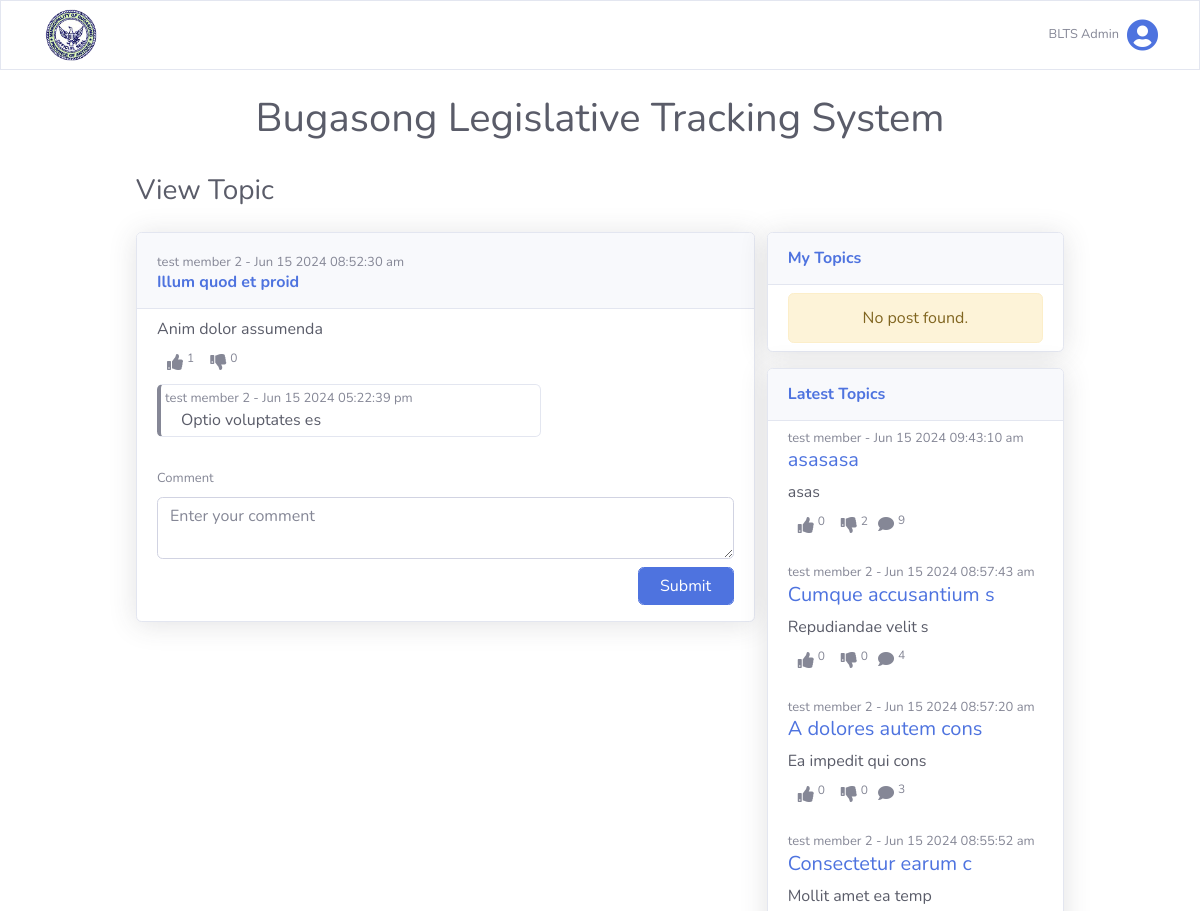
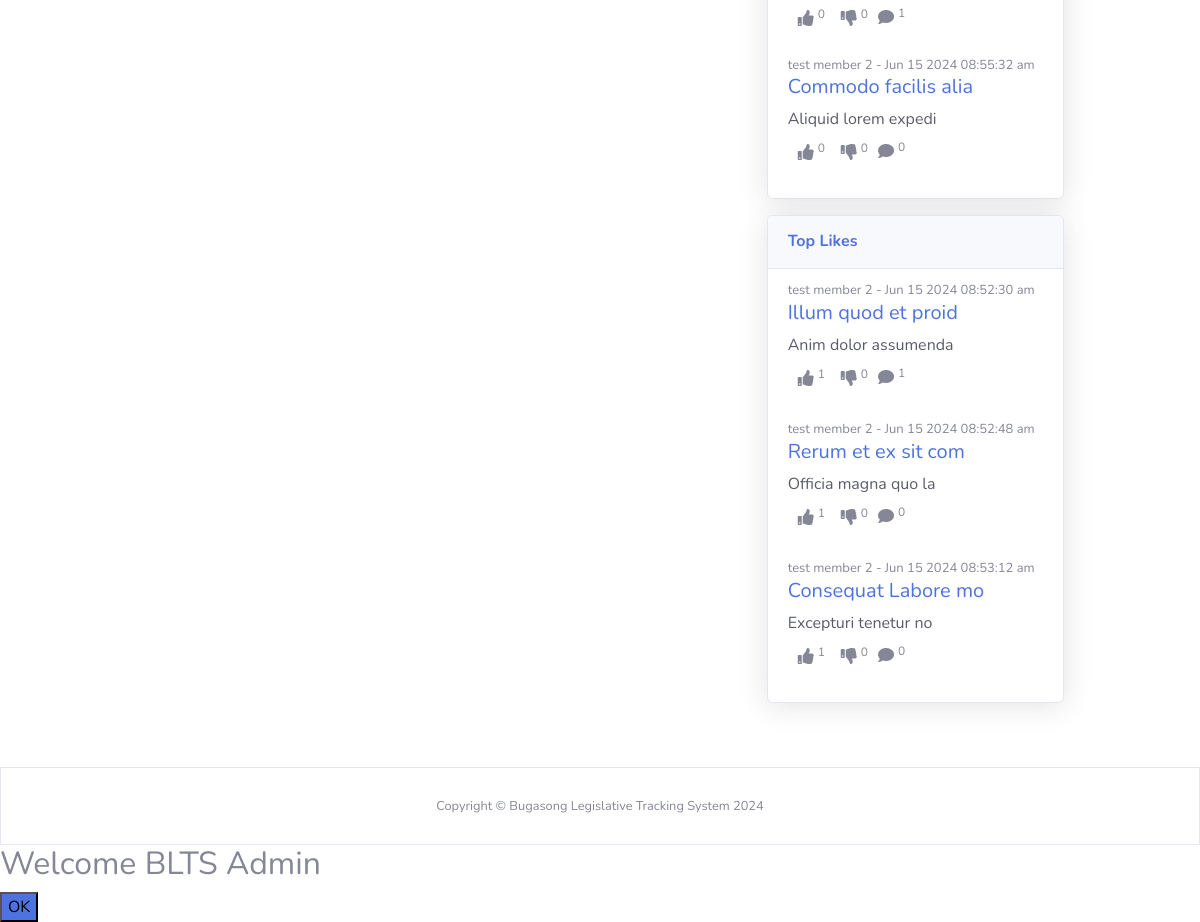
/views/view_post.php?post_id=20 (signed in), run on an earlier commit of the app's database (2 pictures, top to bottom).
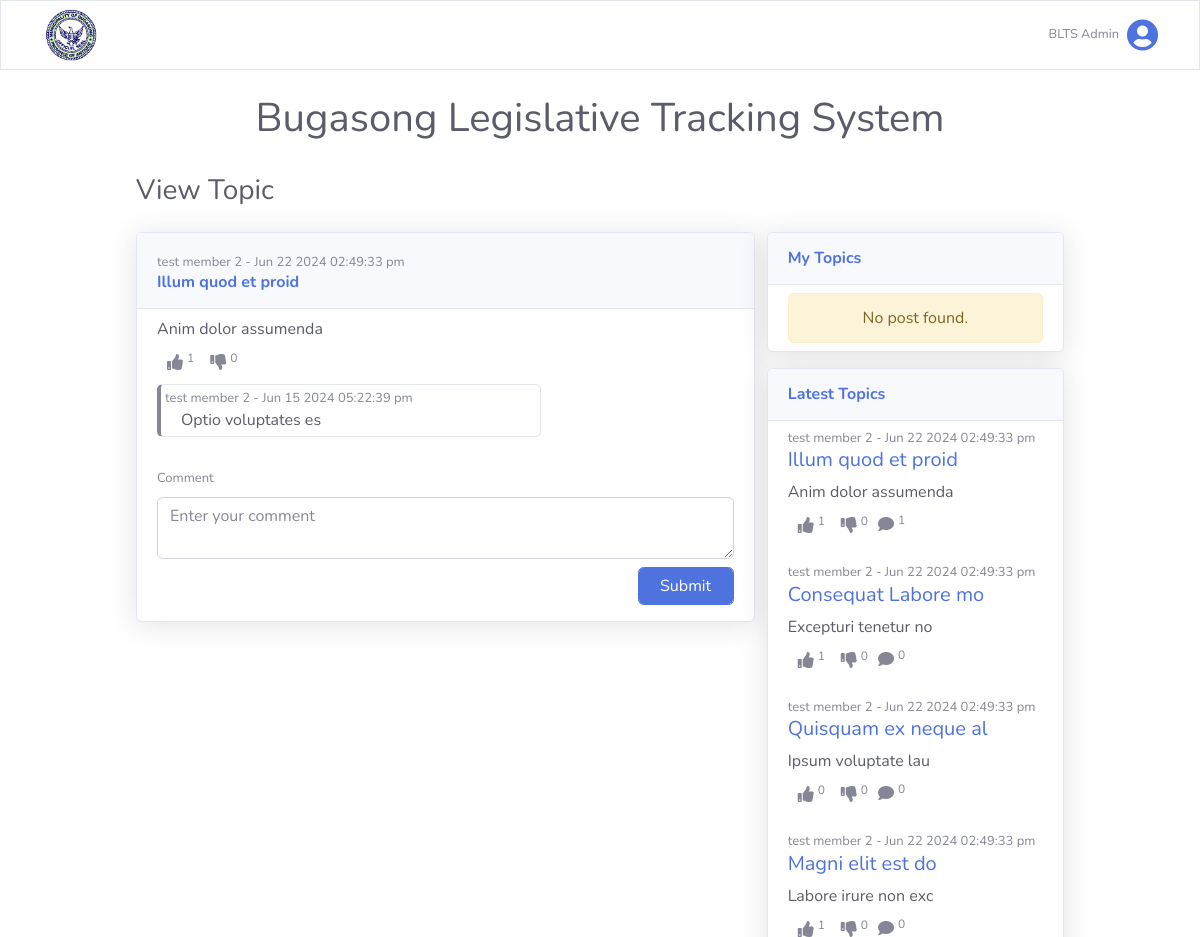
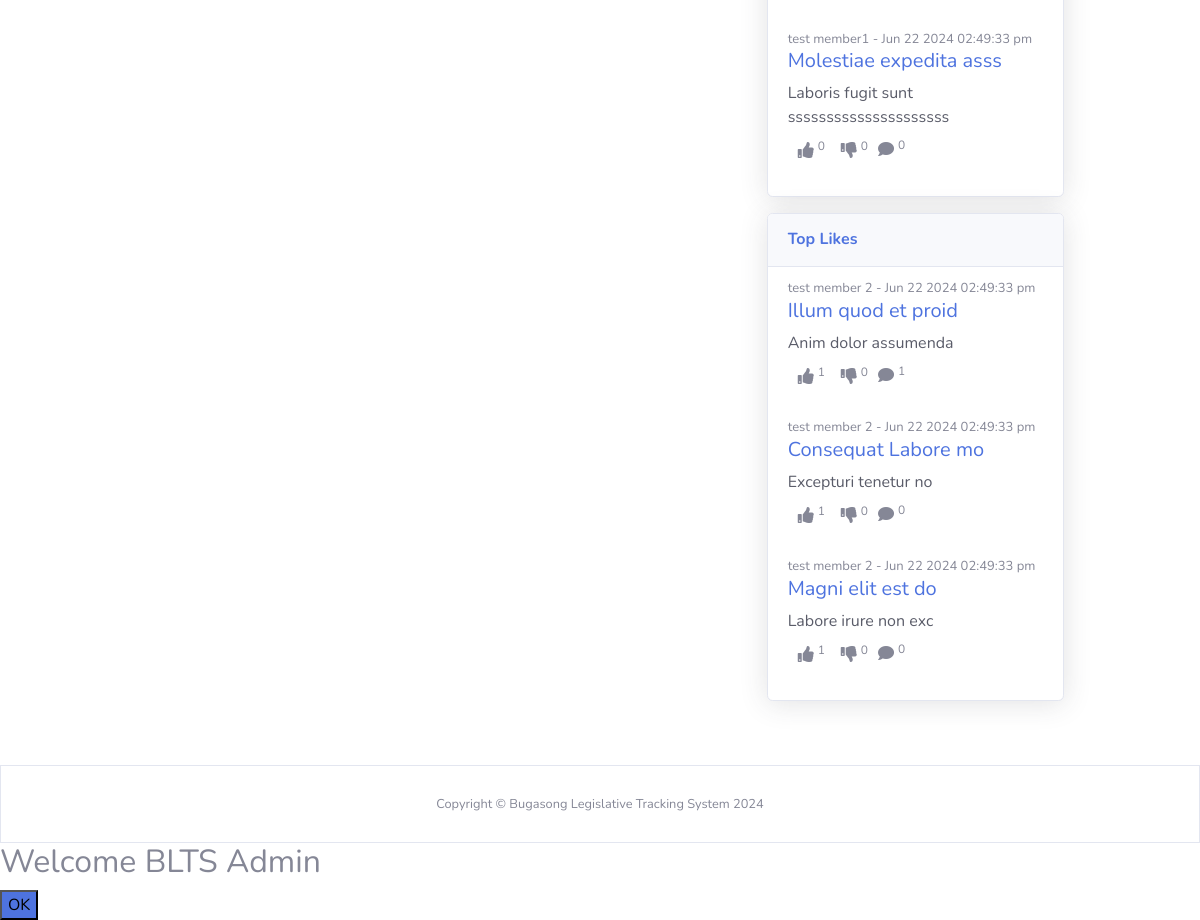
And on a later commit of the database (2 pictures, top to bottom).
### tables this page shows
CREATE TABLE `posts` (
  `post_id` int(255) NOT NULL,
  `user_id` int(255) NOT NULL,
  `topic` longtext NOT NULL,
  `message` longtext NOT NULL,
  `status` int(255) NOT NULL DEFAULT 0,
  `date_added` datetime(6) NOT NULL DEFAULT current_timestamp(6)
);

CREATE TABLE `users` (
  `user_id` int(255) NOT NULL,
  `name` varchar(255) NOT NULL,
  `email` varchar(255) NOT NULL,
  `username` varchar(255) NOT NULL,
  `password` varchar(255) NOT NULL,
  `status` int(255) NOT NULL DEFAULT 0,
  `user_type` varchar(255) NOT NULL DEFAULT 'citizen',
  `date_added` datetime NOT NULL DEFAULT current_timestamp()
);

CREATE TABLE `post_comments` (
  `post_comment_id` int(255) NOT NULL,
  `post_id` int(255) NOT NULL,
  `user_id` int(255) NOT NULL,
  `post_comment` longtext NOT NULL,
  `date_added` datetime NOT NULL DEFAULT current_timestamp()
);

### views/view_post.php (the view, shortened to what the changed rows need)
<?php
@include('citizen_header.php');
?>
<div class="d-flex flex-column mt-4 mx-auto col-10" style="width: 100%;">
    <div id="content">
        <div class="container-fluid">
            <div class="d-sm-flex align-items-center justify-content-between mb-4">
                <h1 class="h3 mb-0 text-gray-800">View Topic</h1>
            </div>
            <div class="container-fluid p-0 d-flex flex-row">
                <div class="col-12 col-sm-8 p-0">
                    <?php $post = viewTopic($_GET['post_id']); ?>
                    <div class="card shadow mb-3">
                        <div class="card-header py-3">
                            <span class="user" style="font-size: 13px;">
                                <?php foreach (getPostUser($post['post_id']) as $user) : echo $user['name'];
                                endforeach; ?> - <?php echo date('M d Y h:i:s a', strtotime($post['date_added'])); ?>
                            </span>
                            <h6 class="m-0 font-weight-bold text-primary"><?php echo $post['topic']; ?></h6>
                        </div>
                        <div class="card-body py-2 forum-message">
                            <div class="message mb-2 text-gray-800"><?php echo $post['message']; ?></div>
                            <div class="feedback mb-2">
                                <div class="d-flex">
                                </div>
                            </div>
                            <div class="comment-section">
                                <?php if (empty(viewPostComments($post['post_id']))) : ?>
                                    <div class="alert alert-warning m-0 text-center" role="alert">
                                        No comment found.
                                    </div>
                                <?php endif; ?>
                                <?php foreach (viewPostComments($post['post_id']) as $comment) : ?>
                                    <?php $position = ($comment['user_id'] === user_id()) ? 'right' : 'left' ?>
                                    <?php $color = ($comment['user_id'] === user_id()) ? 'dark' : 'secondary' ?>
                                    <div class="col-8 comments card border-left-<?php echo $color; ?> p-1 mb-2 float-<?php echo $position; ?> p-0">
                                        <div class="user-container d-flex flex-column">
                                            <div class="comment">
                                                <div class="d-flex justify-content-between">
                                                    <span class="user" style="font-size: 13px;">
                                                        <?php echo getUserData($comment['user_id'])['name']; ?> - <?php echo date('M d Y h:i:s a', strtotime($comment['date_added'])); ?>
                                                    </span>
                                                </div>
                                                <span class="comment-content text-gray-800 ml-3" data-comment-id="<?php echo $comment['post_comment_id']; ?>"><?php echo $comment['post_comment']; ?></span>
                                            </div>
                                        </div>
                                    </div>
                                <?php endforeach; ?>
                            </div>
                        </div>
                    </div>
                </div>
                <div class="sidebar-container column col-12 col-sm-4 p-0 d-none d-sm-block">
                    <div class="col-12 p-0">
                        <div class="sidebar-forum col-12 pr-0">
                            <div class="card shadow mb-3">
                                <div class="card-body py-2 forum-message">
                                    <?php if (empty(getAllPostDesc(5))) : ?>
                                        <div class="alert alert-warning m-0 text-center" role="alert">
                                            No post found.
                                        </div>
                                    <?php endif; ?>
                                    <?php foreach (getAllPostDesc(5) as $post) : ?>
                                        <div class="d-flex flex-column">
                                            <span class="user" style="font-size: 13px;">
                                                <?php foreach (getPostUser($post['post_id']) as $user) : echo $user['name'];
                                                endforeach; ?>
                                                - <?php echo date('M d Y h:i:s a', strtotime($post['date_added'])); ?>
                                            </span>
                                            <a href="view_post.php?post_id=<?php echo $post['post_id']; ?>" class="citizen-view-post">
                                                <h5 class="topic text-primary"><?php echo $post['topic']; ?></h5>
                                            </a>
                                        </div>
                                        <div class="message mb-2 text-gray-800"><?php echo $post['message']; ?></div>
                                        <div class="feedback mb-4">
                                            <div class="d-flex">
                                                <?php
                                                $likeClass = userLikedPost($post['post_id'], user_id()) ? 'text-primary' : 'text-secondary';
                                                $dislikeClass = userDislikedPost($post['post_id'], user_id()) ? 'text-danger' : 'text-secondary';
                                                ?>
                                                <button class="react-button <?php echo $likeClass; ?>" type="button" onclick="submitReaction(<?php echo $post['post_id']; ?>, <?php echo user_id(); ?>, 'liked')">
                                                    <span><i class="fas fa-thumbs-up m-1"></i><sup class="like-count-<?php echo $post['post_id']; ?>"><?php echo countReaction($post['post_id'], 'liked') ?></sup></span>
                                                </button>
                                                <button class="react-button <?php echo $dislikeClass; ?>" type="button" onclick="submitReaction(<?php echo $post['post_id']; ?>, <?php echo user_id(); ?>, 'disliked')">
                                                    <span><i class="fas fa-thumbs-down m-1"></i><sup class="dislike-count-<?php echo $post['post_id']; ?>"><?php echo countReaction($post['post_id'], 'disliked') ?></sup></span>
                                                </button>
                                                <a href="view_post.php?post_id=<?php echo $post['post_id']; ?>" class="citizen-view-post">
                                                    <span><i class="fas fa-comment m-1"></i><sup class="count-comment"><?php echo countPostComments($post['post_id']); ?></sup></span>
                                                </a>
                                            </div>
                                        </div>
                                    <?php endforeach; ?>
                                </div>
                            </div>
                        </div>
                    </div>
                    <div class="col-12 p-0">
                        <div class="sidebar-forum col-12 pr-0">
                            <div class="card shadow mb-3">
                                <div class="card-body py-2 forum-message">
                                    <?php if (empty(getTopLikes(5))) : ?>
                                        <div class="alert alert-warning m-0 text-center" role="alert">
                                            No post found.
                                        </div>
                                    <?php endif; ?>
                                    <?php foreach (getTopLikes(5) as $post) : ?>
                                        <a href="view_post.php?post_id=<?php echo $post['post_id']; ?>" class="citizen-view-post">
                                            <div class="d-flex flex-column">
                                                <span class="user" style="font-size: 13px;">
                                                    <?php foreach (getPostUser($post['post_id']) as $user) : echo $user['name'];
                                                    endforeach; ?>
                                                    - <?php echo date('M d Y h:i:s a', strtotime($post['date_added'])); ?>
                                                </span>
                                                <a href="view_post.php?post_id=<?php echo $post['post_id']; ?>" class="citizen-view-post">
                                                    <h5 class="topic text-primary"><?php echo $post['topic']; ?></h5>
                                                </a>
                                            </div>
                                            <div class="message mb-2 text-gray-800"><?php echo $post['message']; ?></div>
                                            <div class="feedback mb-4">
                                                <div class="d-flex">
                                                    <?php
                                                    $likeClass = userLikedPost($post['post_id'], user_id()) ? 'text-primary' : 'text-secondary';
                                                    $dislikeClass = userDislikedPost($post['post_id'], user_id()) ? 'text-danger' : 'text-secondary';
                                                    ?>
                                                    <button class="react-button <?php echo $likeClass; ?>" type="button" onclick="submitReaction(<?php echo $post['post_id']; ?>, <?php echo user_id(); ?>, 'liked')">
                                                        <span><i class="fas fa-thumbs-up m-1"></i><sup class="like-count-<?php echo $post['post_id']; ?>"><?php echo countReaction($post['post_id'], 'liked') ?></sup></span>
                                                    </button>
                                                    <button class="react-button <?php echo $dislikeClass; ?>" type="button" onclick="submitReaction(<?php echo $post['post_id']; ?>, <?php echo user_id(); ?>, 'disliked')">
                                                        <span><i class="fas fa-thumbs-down m-1"></i><sup class="dislike-count-<?php echo $post['post_id']; ?>"><?php echo countReaction($post['post_id'], 'disliked') ?></sup></span>
                                                    </button>
                                                    <a href="view_post.php?post_id=<?php echo $post['post_id']; ?>" class="citizen-view-post">
                                                        <span><i class="fas fa-comment m-1"></i><sup class="count-comment"><?php echo countPostComments($post['post_id']); ?></sup></span>
                                                    </a>
                                                </div>
                                            </div>
                                        </a>
                                    <?php endforeach; ?>
                                </div>
                            </div>
                        </div>
                    </div>
                </div>
            </div>
        </div>
    </div>
</div>
<?php
@include('citizen_footer.php');
?>

What changed in the data, as far as the page shows it:
removed posts: user.name "test member", date_added "Jun 15 2024 09:43:10 am", topic "asasasa", message "asas", post_id "0", post_id "2", post_id "9"
no longer on this page (row edited): posts: user.name "test member 2", date_added "Jun 15 2024 08:57:43 am", topic "Cumque accusantium s", message "Repudiandae velit s", post_id "0", post_id "4"
no longer on this page (row edited): posts: user.name "test member 2", date_added "Jun 15 2024 08:57:20 am", topic "A dolores autem cons", message "Ea impedit qui cons", post_id "0", post_id "3"
no longer on this page (row edited): posts: user.name "test member 2", date_added "Jun 15 2024 08:55:52 am", topic "Consectetur earum c", message "Mollit amet ea temp", post_id "0", post_id "1"
no longer on this page (row edited): posts: user.name "test member 2", date_added "Jun 15 2024 08:55:32 am", topic "Commodo facilis alia", message "Aliquid lorem expedi", post_id "0"
no longer on this page (row edited): posts: user.name "test member 2", date_added "Jun 15 2024 08:52:48 am", topic "Rerum et ex sit com", message "Officia magna quo la", post_id "1", post_id "0"
now on one of the page's lists (row edited): posts: user.name "test member 2", date_added "Jun 22 2024 02:49:33 pm", topic "Illum quod et proid", message "Anim dolor assumenda"
changed posts "Illum quod et proid": date_added "Jun 15 2024 08:52:30 am" → "Jun 22 2024 02:49:33 pm"
now on one of the page's lists (row edited): posts: user.name "test member 2", date_added "Jun 22 2024 02:49:33 pm", topic "Consequat Labore mo", message "Excepturi tenetur no"
changed posts "Consequat Labore mo": date_added "Jun 15 2024 08:53:12 am" → "Jun 22 2024 02:49:33 pm"
now on this page (row edited): posts: user.name "test member 2", date_added "Jun 22 2024 02:49:33 pm", topic "Quisquam ex neque al", message "Ipsum voluptate lau", post_id "0"
now on this page (row edited): posts: user.name "test member 2", date_added "Jun 22 2024 02:49:33 pm", topic "Magni elit est do", message "Labore irure non exc", post_id "1", post_id "0"
added posts: user.name "test member1", date_added "Jun 22 2024 02:49:33 pm", topic "Molestiae expedita asss", message "Laboris fugit sunt sssssssssssssssssssss", post_id "0"
